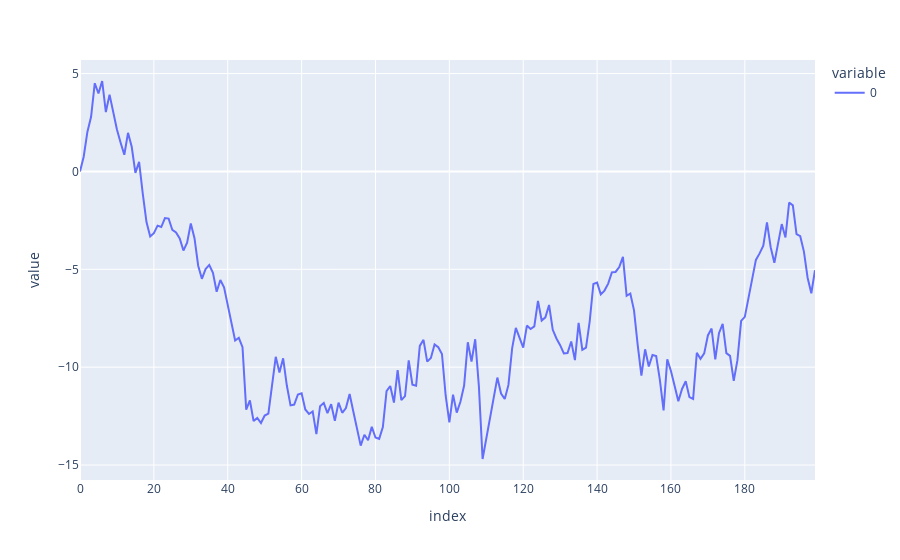

Source (notebook cell):
### Code cell
# Локальный уровень (Random Walk)


level = [0]*nsample

for i in range(1,nsample):
    level[i] = level[i-1]  + np.random.normal(0,1)
    
px.line(level)

### Figure 1 — Plotly figure (JSON) as saved in the notebook; plotly's stock layout.template omitted (floating-point values rounded to 4 significant figures; data arrays with more than 128 entries replaced by an {"elided": "..."} marker saying what was removed)
{"data": [{"hovertemplate": "variable=0<br>index=%{x}<br>value=%{y}<extra></extra>", "legendgroup": "0", "line": {"color": "#636efa", "dash": "solid"}, "mode": "lines", "name": "0", "orientation": "v", "showlegend": true, "type": "scatter", "x": {"elided": "200 int values"}, "xaxis": "x", "y": {"elided": "200 float values"}, "yaxis": "y"}], "layout": {"legend": {"title": {"text": "variable"}, "tracegroupgap": 0}, "margin": {"t": 60}, "xaxis": {"anchor": "y", "domain": [0, 1], "title": {"text": "index"}}, "yaxis": {"anchor": "x", "domain": [0, 1], "title": {"text": "value"}}}}
